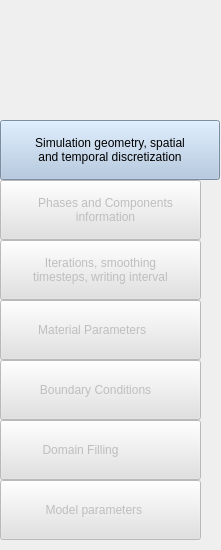
  <widget class="QWidget" name="Side_widget" native="true">
   <property name="geometry">
    <rect>
     <x>0</x>
     <y>0</y>
     <width>221</width>
     <height>550</height>
    </rect>
   </property>
   <widget class="QPushButton" name="sideBtn1">
    <property name="geometry">
     <rect>
      <x>0</x>
      <y>120</y>
      <width>220</width>
      <height>60</height>
     </rect>
    </property>
    <property name="styleSheet">
     <string notr="true">background-color: rgb(171, 196, 223);
font: 10pt &quot;Ubuntu&quot;;
text-align : center;
</string>
    </property>
    <property name="text">
     <string>Simulation geometry, spatial 
and temporal discretization</string>
    </property>
    <property name="icon">
     <iconset>
      <normaloff>:/mainWindow/resources/favicon.png</normaloff>:/mainWindow/resources/favicon.png</iconset>
    </property>
    <property name="iconSize">
     <size>
      <width>26</width>
      <height>26</height>
     </size>
    </property>
   </widget>
   <widget class="QLabel" name="logo">
    <property name="geometry">
     <rect>
      <x>20</x>
      <y>20</y>
      <width>200</width>
      <height>70</height>
     </rect>
    </property>
    <property name="font">
     <font>
      <pointsize>23</pointsize>
      <weight>75</weight>
      <italic>false</italic>
      <bold>true</bold>
     </font>
    </property>
    <property name="text">
     <string/>
    </property>
   </widget>
   <widget class="QPushButton" name="sideBtn2">
    <property name="enabled">
     <bool>false</bool>
    </property>
    <property name="geometry">
     <rect>
      <x>0</x>
      <y>180</y>
      <width>201</width>
      <height>60</height>
     </rect>
    </property>
    <property name="layoutDirection">
     <enum>Qt::LeftToRight</enum>
    </property>
    <property name="styleSheet">
     <string notr="true">font: 10pt &quot;Ubuntu&quot;;
background-color: rgb(225, 225, 225);
text-align : center</string>
    </property>
    <property name="text">
     <string>   Phases and Components 
   information</string>
    </property>
    <property name="icon">
     <iconset>
      <normaloff>:/mainWindow/resources/phases.png</normaloff>:/mainWindow/resources/phases.png</iconset>
    </property>
    <property name="iconSize">
     <size>
      <width>26</width>
      <height>26</height>
     </size>
    </property>
   </widget>
   <widget class="QPushButton" name="sideBtn5">
    <property name="enabled">
     <bool>false</bool>
    </property>
    <property name="geometry">
     <rect>
      <x>0</x>
      <y>360</y>
      <width>201</width>
      <height>60</height>
     </rect>
    </property>
    <property name="styleSheet">
     <string notr="true">font: 10pt &quot;Ubuntu&quot;;
background-color: rgb(225, 225, 225);</string>
    </property>
    <property name="text">
     <string>   Boundary Conditions      </string>
    </property>
    <property name="iconSize">
     <size>
      <width>34</width>
      <height>34</height>
     </size>
    </property>
   </widget>
   <widget class="QPushButton" name="sideBtn3">
    <property name="enabled">
     <bool>false</bool>
    </property>
    <property name="geometry">
     <rect>
      <x>0</x>
      <y>240</y>
      <width>201</width>
      <height>60</height>
     </rect>
    </property>
    <property name="styleSheet">
     <string notr="true">font: 10pt &quot;Ubuntu&quot;;
background-color: rgb(225, 225, 225);</string>
    </property>
    <property name="text">
     <string>Iterations, smoothing 
timesteps, writing interval</string>
    </property>
    <property name="icon">
     <iconset>
      <normaloff>:/mainWindow/resources/time.png</normaloff>:/mainWindow/resources/time.png</iconset>
    </property>
    <property name="iconSize">
     <size>
      <width>26</width>
      <height>26</height>
     </size>
    </property>
   </widget>
   <widget class="QPushButton" name="sideBtn4">
    <property name="enabled">
     <bool>false</bool>
    </property>
    <property name="geometry">
     <rect>
      <x>0</x>
      <y>300</y>
      <width>201</width>
      <height>60</height>
     </rect>
    </property>
    <property name="styleSheet">
     <string notr="true">font: 10pt &quot;Ubuntu&quot;;
background-color: rgb(225, 225, 225);
text-align : center;</string>
    </property>
    <property name="text">
     <string>   Material Parameters        </string>
    </property>
    <property name="icon">
     <iconset>
      <normaloff>:/mainWindow/resources/nacl.png</normaloff>:/mainWindow/resources/nacl.png</iconset>
    </property>
    <property name="iconSize">
     <size>
      <width>26</width>
      <height>26</height>
     </size>
    </property>
   </widget>
   <widget class="QPushButton" name="sideBtn7">
    <property name="enabled">
     <bool>false</bool>
    </property>
    <property name="geometry">
     <rect>
      <x>0</x>
      <y>480</y>
      <width>201</width>
      <height>60</height>
     </rect>
    </property>
    <property name="styleSheet">
     <string notr="true">font: 10pt &quot;Ubuntu&quot;;
background-color: rgb(225, 225, 225);</string>
    </property>
    <property name="text">
     <string>     Model parameters         </string>
    </property>
    <property name="iconSize">
     <size>
      <width>26</width>
      <height>26</height>
     </size>
    </property>
   </widget>
   <widget class="QPushButton" name="sideBtn6">
    <property name="enabled">
     <bool>false</bool>
    </property>
    <property name="geometry">
     <rect>
      <x>0</x>
      <y>420</y>
      <width>201</width>
      <height>60</height>
     </rect>
    </property>
    <property name="styleSheet">
     <string notr="true">font: 10pt &quot;Ubuntu&quot;;
background-color: rgb(225, 225, 225);</string>
    </property>
    <property name="text">
     <string>      Domain Filling                  </string>
    </property>
    <property name="icon">
     <iconset>
      <normaloff>../../.designer/backup/shape.png</normaloff>../../.designer/backup/shape.png</iconset>
    </property>
    <property name="iconSize">
     <size>
      <width>35</width>
      <height>35</height>
     </size>
    </property>
   </widget>
  </widget>
